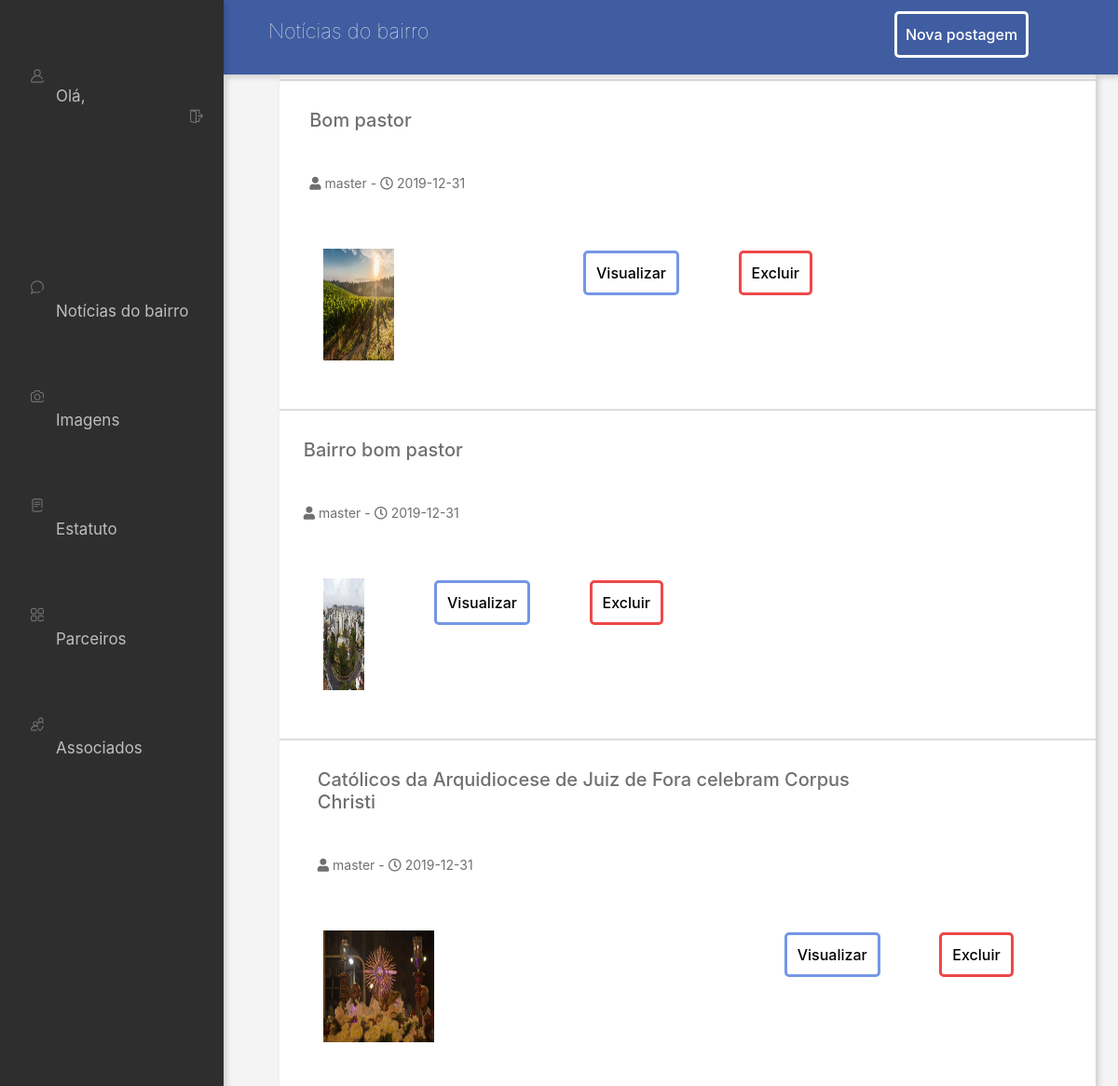
/Sistema/pags/noticias.php, run on the app's committed database.
### tables this page shows
CREATE TABLE `noticias` (
  `id` int(4) NOT NULL,
  `id_admin` varchar(45) NOT NULL,
  `titulo` varchar(165) NOT NULL,
  `categoria` varchar(45) NOT NULL,
  `data` date NOT NULL,
  `imagem` varchar(122) NOT NULL,
  `noticia` mediumtext NOT NULL
);

### Sistema/pags/noticias.php (the view, shortened to what this page needs)
<?php include_once("../lib/includes.php"); ?>
<html>
<head>
<link rel="stylesheet" type="text/css"  href="../Css/style.css" />
<link rel="stylesheet" href="https://use.fontawesome.com/releases/v5.2.0/css/all.css">
</head>
<body>
<div id="conteudo02">
<ul class="sec01">
<li>
<img src="../img/user.svg" class="icon01"><div class="texto03">
    <?php
    echo "Olá, ". $_SESSION['nome'];
    ?></div>
<a href="sair.php"><img src="../img/logout.svg" class="logout"></a>
</li>
<br>
<li>
<img src="../img/chat.svg" class="icon01"><a href="noticias.php" class="texto03"><p>Notícias do bairro</p></a>
</li>
<li>
<img src="../img/photograph.svg" class="icon01"><a href="gerenciar_imagens.php"class="texto03"><p>Imagens</p></a>
</li>
<li>
<img src="../img/file.svg" class="icon01"><a href="gerenciar_estatuto.php"class="texto03"><p>Estatuto</p></a>
</li>
<li>
<img src="../img/menu.svg" class="icon01"><a href="parceiros.php"class="texto03"><p>Parceiros</p></a>
</li>
<li>
<img src="../img/followers.svg" class="icon01"><a href="associados.php"class="texto03"><p>Associados</p></a>
</li>
</ul>
<div id="upbar">
<div class="title01">
    Notícias do bairro
</div>
<a href="gerenciar_noticias.php"><button class="button03">Nova postagem</button></a>
</div>
<div id="sec06">
    <?php
			$sql = $conn->prepare("SELECT * FROM noticias ORDER BY id DESC");
			$sql->execute();
			$get = $sql->get_result();
			$total = $get->num_rows;
			if($total > 0){
				while($dados = $get->fetch_array()){
		?>
        <table>
            <div class="post-content">
            <tr>
            <td>
            <div class="title02"><?php echo $dados['titulo'];?></h4>
            </td>
            </tr>
            <tr>
            <td>
            <span class="texto04"><i class="fas fa-user"></i> <?php echo $dados['id_admin'];?> - <i class="far fa-clock"></i> <?php echo $dados['data'];?></span>
            </td>
            </tr><br>
            <tr><td>
            <img src="uploads/<?php echo$dados['imagem']?>" class="miniatura">
            </td>
            <td>
            <?php
                echo "<a href='post.php?id=$dados[id]'";
            ?>
            <div class="button05">Visualizar</div>
            <td>
            <?php
                echo "<a href='../lib/excluir_noticia.php?txtcodigo=$dados[id]'";
            ?>
            <div class="button06">Excluir</div>
            </a>
            </td>
            </div>
            </div><?php }}?>
        </table>
        </body>
</html>

### Sistema/Css/style.css (style rules this page uses)
* { margin: 0; padding:0; }
body { background-color: #F5F4F4; }
#conteudo02 { background: #F5F4F4; position: relative; }
ul.sec01 { z-index: 2; left: 0%; width: 15%; height: 100%; background: #2E2E2E 0% 0% no-repeat padding-box; position: fixed; font-family: -apple-system, BlinkMacSystemFont, Segoe UI, "Roboto", Oxygen, Ubuntu, Cantarell, Open Sans, Helvetica Neue, sans-serif; border-style: none; padding-left: 5%; line-height: 20px; text-decoration: none; list-style-type: none; box-shadow: 3px 3px 6px #00000029; }
.icon01 { position: relative; top: 35px; left: -15%; width: 8%; height: 8%; }
.logout { position: relative; top: -35px; left: 80%; width: 8%; height: 8%; }
.texto03 { font-size: 17px; color: #BDBDBD; font-weight: initial; text-decoration: none; font-family: -apple-system, BlinkMacSystemFont, Segoe UI, "Roboto", Oxygen, Ubuntu, Cantarell, Open Sans, Helvetica Neue, sans-serif; }
#upbar { z-index: 1; background-color: #405DA1; height: 80px; width: 80%; left: 20%; position: relative; box-shadow: 3px 3px 6px #00000029; }
.title01 { padding-top: 20px; padding-left: 5%; z-index: 2; position: relative; font-size: 22px; color: #F5F4F4; font-weight: lighter; font-family: -apple-system, BlinkMacSystemFont, Segoe UI, "Roboto", Oxygen, Ubuntu, Cantarell, Open Sans, Helvetica Neue, sans-serif; }
.post-content { position: relative; top: 5px; background-color: #FFF; border-style: solid; border-color: #DEDDD8; border-width: thin; }
.title02 { padding-left: 4%; padding-bottom: 15px; z-index: 2; position: relative; font-size: 20px; color: #707070; font-weight: 500; font-family: -apple-system, BlinkMacSystemFont, Segoe UI, "Roboto", Oxygen, Ubuntu, Cantarell, Open Sans, Helvetica Neue, sans-serif; }
.texto04 { position: relative; color: #707070; left: 4%; font-size: 14px; text-decoration: none; font-weight: initial; font-family: -apple-system, BlinkMacSystemFont, Segoe UI, "Roboto", Oxygen, Ubuntu, Cantarell, Open Sans, Helvetica Neue, sans-serif; }
.miniatura { width: 20%; height: 120px; padding: 30px; }
#sec06 { position: relative; left: 25%; height: auto; width: 73%; background-color: #FFFFFF; box-shadow: 3px 3px 6px #00000029; }
.button03 { z-index: 2; padding: 4px; top: -34px; float: initial; left: 75%; width: 15%; height: 50px; background:transparent; border-radius: 5px; position: relative; border-color: #ffffff; font-family: -apple-system, BlinkMacSystemFont, Segoe UI, "Roboto", Oxygen, Ubuntu, Cantarell, Open Sans, Helvetica Neue, sans-serif; font-size: 16px; font-weight: 500; border-style: solid; color: #ffffff; border-width: medium; cursor: pointer; }
.button05 { z-index: 2; padding: 11px; top: -34px; left: -100%; width: 150%; height: 80px; background:transparent; border-radius: 5px; position: relative; color: #000; border-color: #7496E5; font-family: -apple-system, BlinkMacSystemFont, Segoe UI, "Roboto", Oxygen, Ubuntu, Cantarell, Open Sans, Helvetica Neue, sans-serif; font-size: 16px; font-weight: 500; border-style: solid; border-width: medium; cursor: pointer; text-decoration: none; }
.button06 { z-index: 2; padding: 11px; top: -34px; left: -90%; width: 150%; height: 50px; background:transparent; text-decoration: none; border-radius: 5px; position: relative; color: #000; border-color: #ED4949; font-family: -apple-system, BlinkMacSystemFont, Segoe UI, "Roboto", Oxygen, Ubuntu, Cantarell, Open Sans, Helvetica Neue, sans-serif; font-size: 16px; font-weight: 500; border-style: solid; border-width: medium; cursor: pointer; }
th, td { padding: 15px; }

### data on the page
noticias: titulo "Bom pastor", id_admin "master", data "2019-12-31", imagem (picture)
noticias: titulo "Bairro bom pastor", id_admin "master", data "2019-12-31", imagem (picture)
noticias: titulo "Católicos da Arquidiocese de Juiz de Fora celebram Corpus Christi", id_admin "master", data "2019-12-31", imagem (picture)
